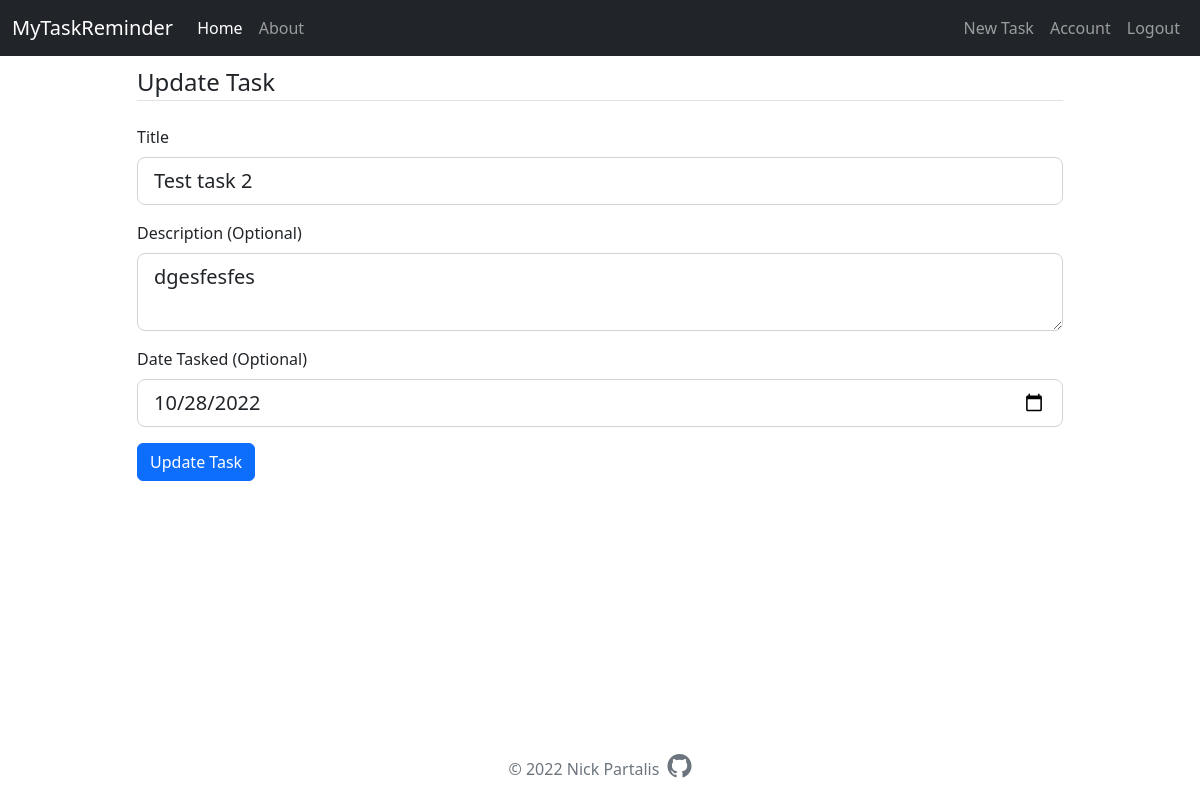
The page /task/10/update (signed in) on the database as committed earlier.
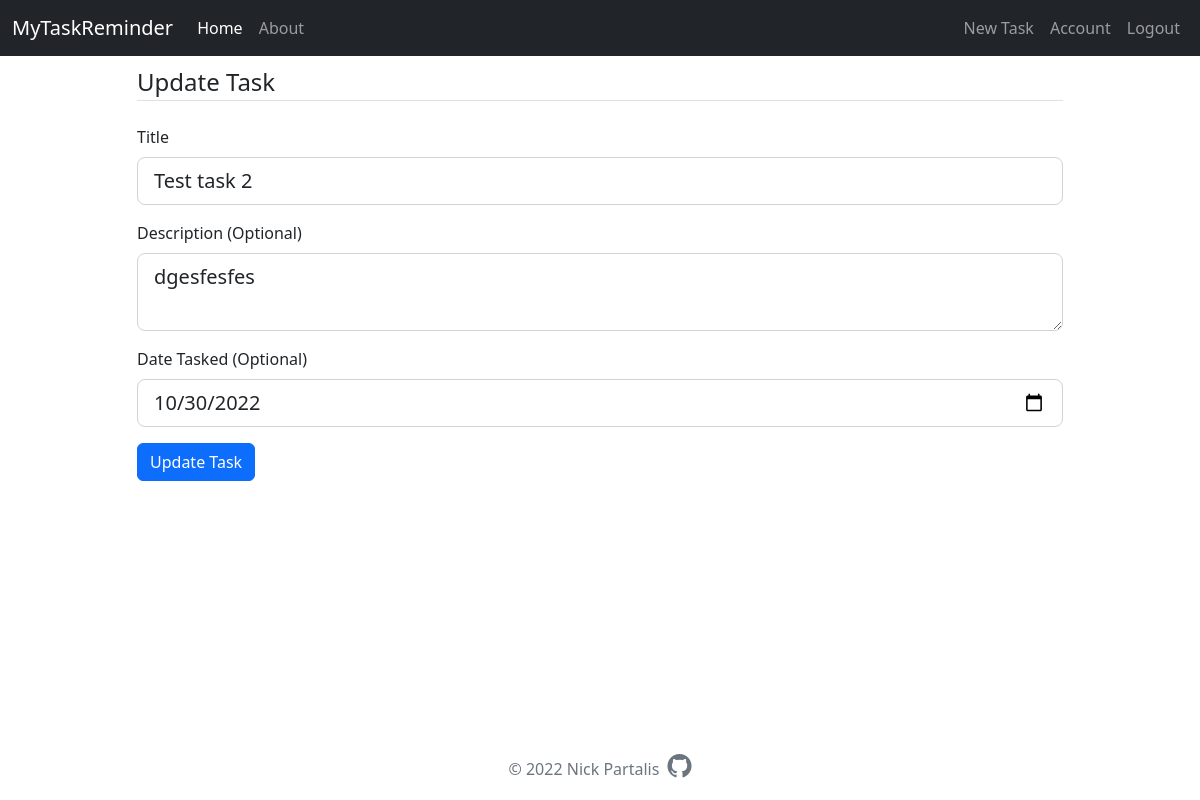
The same page on the database as committed later.
### task_app/models.py (models this page shows, shortened)
class Task(db.Model):
    id = db.Column(db.Integer, primary_key=True)
    title = db.Column(db.String(100), nullable=False)
    content = db.Column(db.Text)
    date_created = db.Column(db.Date, nullable=False, default=datetime.now)
    date_tasked = db.Column(db.Date, nullable=True, default=None)
    user_id = db.Column(db.Integer, db.ForeignKey("user.id"), nullable=False)

### task_app/tasks/routes.py (the view)
@tasks.route("/task/<int:task_id>/update", methods=["GET", "POST"])
@login_required
def update_task(task_id):
    task = Task.query.get_or_404(task_id)
    if task.user_id != current_user.id:
        abort(403)
    form = TaskUpdateForm()
    if form.validate_on_submit():
        task.title = form.title.data
        task.content = form.content.data
        task.date_tasked = form.date_tasked.data
        db.session.commit()
        flash("Task updated.", "success")
        return redirect(url_for("main.home", task_id=task.id))
    elif request.method == "GET":
        form.title.data = task.title
        form.content.data = task.content
        form.date_tasked.data = task.date_tasked
    return render_template("create_task.html", form=form, legend="Update Task", pagetitle="Update Task")

### task_app/tasks/forms.py
class TaskUpdateForm(TaskFormMixin):
    submit = SubmitField("Update Task")

### task_app/models.py (called while the page is built)
@login_manager.user_loader
def load_user(user_id):
    return User.query.get(int(user_id))

### task_app/templates/create_task.html (shortened to what this page needs)
{% extends "layout.html" %}
{% block content %}
    <div class="content-section">
        <form method="POST" action="">
            <fieldset class="form-group">
                <legend class="border-bottom mb-4">{{ legend }}</legend>
                <div class="mb-3">
                    {{ form.title.label(class="form-label") }}
                    {% if form.title.errors %}
                        {{ form.title(class="form-control form-control-lg is-invalid") }}
                        <div class="invalid-feedback">
                            {% for error in form.title.errors %}
                                <span>{{ error }}</span>
                            {% endfor %}
                        </div>
                    {% else %}
                        {{ form.title(class="form-control form-control-lg") }}
                    {% endif %}
                </div>
                <div class="mb-3">
                    {{ form.content.label(class="form-label") }}
                    {% if form.content.errors %}
                        {{ form.content(class="form-control form-control-lg is-invalid") }}
                        <div class="invalid-feedback">
                            {% for error in form.content.errors %}
                                <span>{{ error }}</span>
                            {% endfor %}
                        </div>
                    {% else %}
                        {{ form.content(class="form-control form-control-lg") }}
                    {% endif %}
                </div>
                <div class="mb-3 date">
                    {{ form.date_tasked.label(class="form-label") }}
                    {% if form.date_tasked.errors %}
                        {{ form.date_tasked(class="form-control form-control-lg is-invalid") }}
                        <div class="invalid-feedback">
                            {% for error in form.date_tasked.errors %}
                                <span>{{ error }}</span>
                            {% endfor %}
                        </div>
                    {% else %}
                        {{ form.date_tasked(class="form-control form-control-lg") }}
                    {% endif %}
                </div>
            </fieldset>
            <div class="mb-3">
                {{ form.submit(class="btn btn-primary") }}
            </div>
        </form>
    </div>
{% endblock %}

Rows that differ between the two databases and show on the page:
changed Task "Test task 2": date_tasked "10/28/2022" → "10/30/2022"
